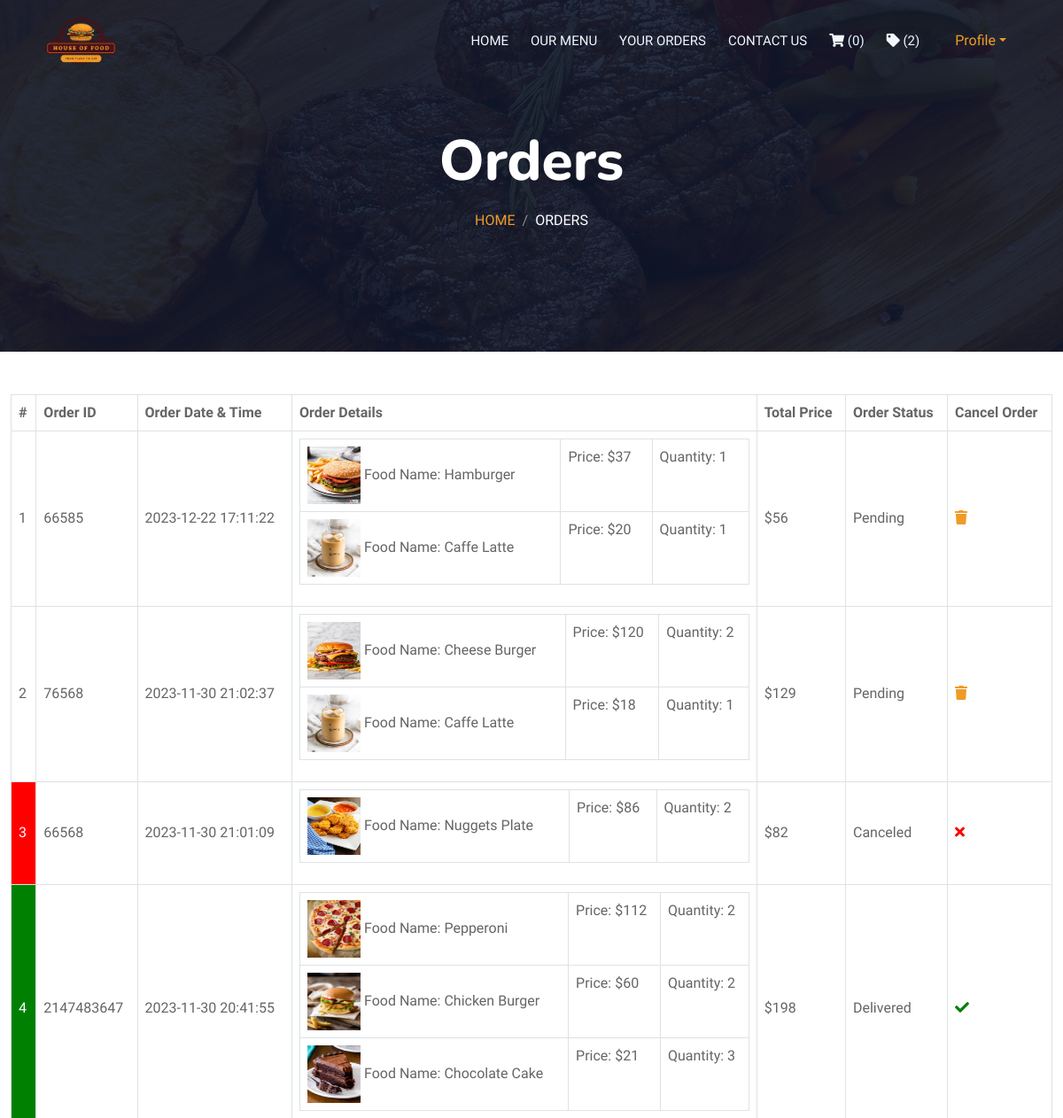
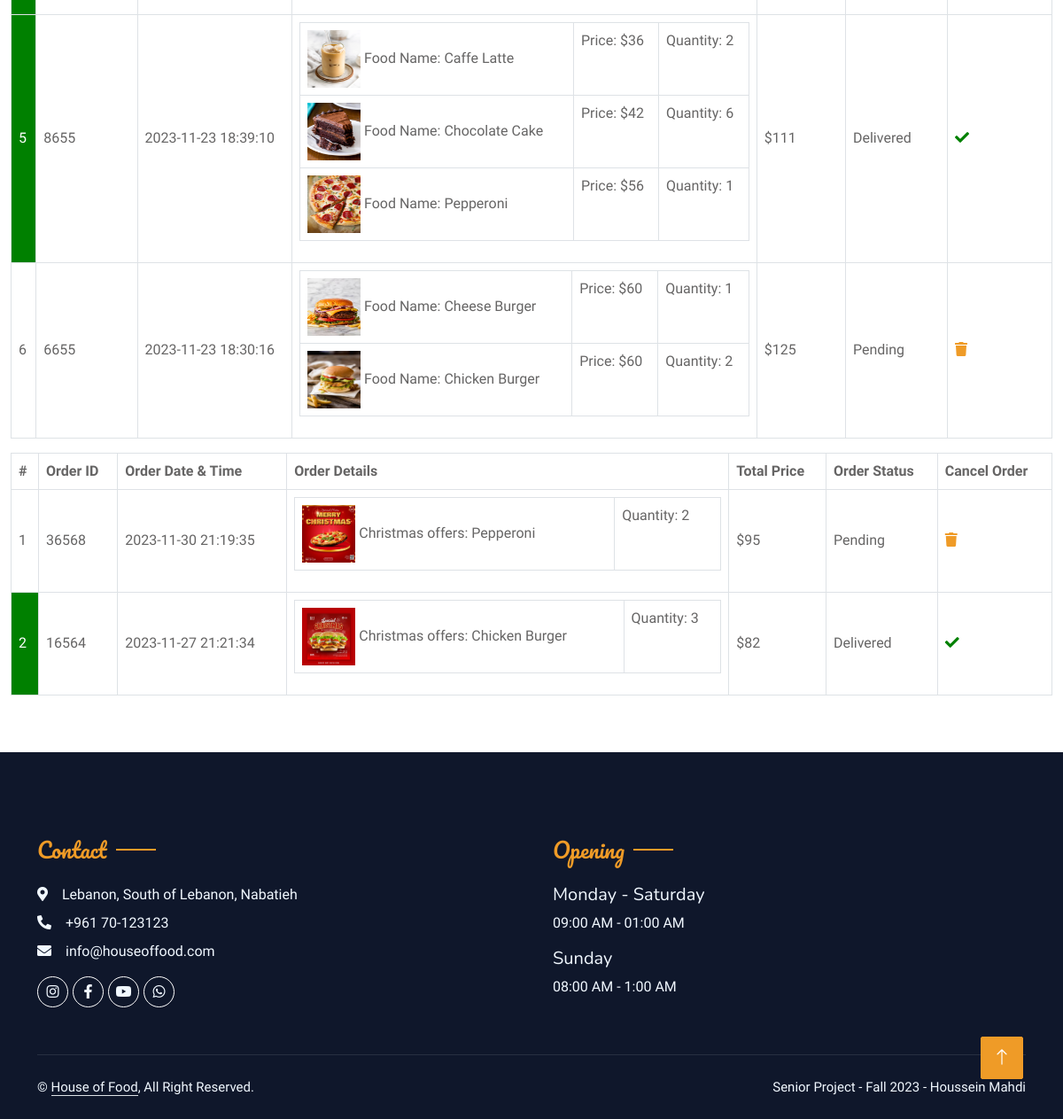
Screenshot of /user/orders.php (signed in) with the database file from the repository (2 pictures, top to bottom).
### tables this page shows
CREATE TABLE IF NOT EXISTS `orders` (
  `orderID` int(11) NOT NULL,
  `userID` int(11) NOT NULL,
  `foodID` varchar(2500) NOT NULL,
  `price` varchar(2500) NOT NULL,
  `qtty` varchar(2500) NOT NULL,
  `payment` varchar(100) NOT NULL,
  `cardNumber` int(11) NOT NULL,
  `cardExpiryDate` date NOT NULL,
  `city` varchar(100) NOT NULL,
  `street` varchar(1000) NOT NULL,
  `building` varchar(1000) NOT NULL,
  `discountedPrice` int(11) NOT NULL,
  `order_status` int(11) NOT NULL,
  `ordering_time` datetime NOT NULL DEFAULT CURRENT_TIMESTAMP,
  `numberOfItems` int(11) NOT NULL,
  PRIMARY KEY (`orderID`)
);

CREATE TABLE IF NOT EXISTS `menu` (
  `foodID` int(11) NOT NULL,
  `name` text NOT NULL,
  `category` varchar(100) NOT NULL,
  `price` int(11) NOT NULL,
  `picture` varchar(100) NOT NULL,
  PRIMARY KEY (`foodID`)
);

CREATE TABLE IF NOT EXISTS `order_deals` (
  `orderID` int(11) NOT NULL,
  `userID` int(11) NOT NULL,
  `dealID` int(11) NOT NULL,
  `city` varchar(100) NOT NULL,
  `street` varchar(100) NOT NULL,
  `building` varchar(100) NOT NULL,
  `payment` varchar(100) NOT NULL,
  `cardNumber` int(11) NOT NULL,
  `cardExpDate` date NOT NULL,
  `qtty` int(11) NOT NULL,
  `totalPrice` int(11) NOT NULL,
  `ordering_time` datetime NOT NULL DEFAULT CURRENT_TIMESTAMP,
  `status` int(11) NOT NULL,
  PRIMARY KEY (`orderID`)
);

CREATE TABLE IF NOT EXISTS `deals` (
  `dealID` int(11) NOT NULL AUTO_INCREMENT,
  `name` varchar(1000) NOT NULL,
  `foodID` int(11) NOT NULL,
  `discount` int(11) NOT NULL,
  `picture` varchar(1000) NOT NULL,
  `startDate` date NOT NULL,
  `endDate` date NOT NULL,
  `description` text NOT NULL,
  PRIMARY KEY (`dealID`)
);

### user/orders.php (the view)
<?php
include "header.php";
?>
            <div class="container-xxl py-5 bg-dark hero-header mb-5">
                <div class="container text-center my-5 pt-5 pb-4">
                    <h1 class="display-3 text-white mb-3 animated slideInDown">Orders</h1>
                    <nav aria-label="breadcrumb">
                        <ol class="breadcrumb justify-content-center text-uppercase">
                            <li class="breadcrumb-item"><a href="home.php">Home</a></li>
                            <li class="breadcrumb-item text-white active" aria-current="page">Orders</li>
                        </ol>
                    </nav>
                </div>
            </div>
        <div class="cart-page">
            <div class="container-fluid">
                <div class="row">
                    <div class="col-lg-12">
                        <div class="cart-page-inner">
                            <div class="table-responsive">
                                <table class="table table-bordered table-hover">
                                    <thead class="thead-dark">
                                        <tr>
                                            <th>#</th>
                                            <th>Order ID</th>
                                            <th>Order Date & Time</th>
                                            <th>Order Details</th>
                                            <th>Total Price</th>
                                            <th>Order Status</th>
                                            <th>Cancel Order</th>
                                        </tr>
                                    </thead>
                                    <tbody class="align-middle">
<?php
$result1 = mysqli_query($con,"SELECT * FROM orders Where userID='$uid' ORDER BY ordering_time DESC");
if(mysqli_num_rows($result1)>0){ $i=1;
        while($row1 = mysqli_fetch_array($result1)){
        $oid = $row1['orderID'];
        $nbr = $row1['numberOfItems'];
        $s = $row1['order_status'];
        if($s == 0) {$stts = "Pending";}
        else if($s == 1) {$stts = "Delivered";}
        else if($s == 2) {$stts = "Canceled";}
        ?>
                                            <tr>
                                            <?php if($s==0){?>
                                            <td><?php echo $i ?></td>
                                            <?php } else if($s==1) {?>
                                            <td style="background-color:green; color:#fff"><?php echo $i ?></td>
                                            <?php } else {?>
                                            <td style="background-color:red; color:#fff"><?php echo $i ?></td>
                                            <?php } ?>
                                            <td><?php echo $oid ?></td>
                                            <td><?php echo $row1['ordering_time'] ?></td>
                                            <td><table class="table table-bordered">
        <?php
        $fids = unserialize($row1["foodID"]);
        $prices = unserialize($row1["price"]);
        $qttys= unserialize($row1["qtty"]);
        for($j=0; $j<$nbr; $j++){
        $fid = $fids[$j];
        $price = $prices[$j];
        $qtty = $qttys[$j];
        $result2 = mysqli_query($con,"SELECT * FROM menu Where foodID='$fid'");
        $row2 = mysqli_fetch_array($result2);
        $name = $row2['name'];
        ?>
                                          <tr><td><img src="../foods-pics/<?php echo $row2['picture'] ?>" style="height:65px; width:60px; ">
                                            Food Name: <?php echo $name ?></td>
                                          <td>Price: $<?php echo $price ?> </td>
                                          <td>Quantity: <?php echo $qtty ?></td>
                                        </tr>
        <?php } ?>
                                        </table></td>
                                            <td>$<?php echo $row1['discountedPrice'] ?></td>
                                            <td><?php echo $stts ?></td>
        <?php if($s == 0){ ?>
                                            <td><a href="cancel-order.php?oid=<?php echo $row1['orderID'] ?>">
                                            <i class="fa fa-trash"></i></a></td>
        <?php } else if($s==2) { ?>
                                            <td style="color:red"><i class="fa fa-times"></i></td>
        <?php } else {?>
                                            <td style="color:green"><i class="fa fa-check"></i></td>
        <?php } ?>
                                        </tr>
<?php
 $i++;}
}
    else{
        echo "No orders";
    }?>
                                    </tbody>
                                </table>
                            </div>
                        </div>
                    </div>
                </div>
                <div class="row">
                    <div class="col-lg-12">
                        <div class="cart-page-inner">
                            <div class="table-responsive">
                                <table class="table table-bordered table-hover">
                                    <thead class="thead-dark">
                                        <tr>
                                            <th>#</th>
                                            <th>Order ID</th>
                                            <th>Order Date & Time</th>
                                            <th>Order Details</th>
                                            <th>Total Price</th>
                                            <th>Order Status</th>
                                            <th>Cancel Order</th>
                                        </tr>
                                    </thead>
                                    <tbody class="align-middle">
<?php
$result1 = mysqli_query($con,"SELECT * FROM order_deals Where userID='$uid' ORDER BY ordering_time DESC");
if(mysqli_num_rows($result1)>0){ $i=1;
        while($row1 = mysqli_fetch_array($result1)){
        $oid = $row1['orderID'];
        $did = $row1['dealID'];
        $qtty = $row1['qtty'];
        $s = $row1['status'];
        $price = $row1['totalPrice'];
        if($s == 0) {$stts = "Pending";}
        else if($s == 1) {$stts = "Delivered";}
        else if($s == 2) {$stts = "Canceled";}
        ?>
                                            <tr>
                                            <?php if($s==0){?>
                                            <td><?php echo $i ?></td>
                                            <?php } else if($s==1) {?>
                                            <td style="background-color:green; color:#fff"><?php echo $i ?></td>
                                            <?php } else {?>
                                            <td style="background-color:red; color:#fff"><?php echo $i ?></td>
                                            <?php } ?>
                                            <td><?php echo $oid ?></td>
                                            <td><?php echo $row1['ordering_time'] ?></td>
                                            <td><table class="table table-bordered">
        <?php
        $result2 = mysqli_query($con,"SELECT * FROM deals Where dealID='$did'");
        $row2 = mysqli_fetch_array($result2);
        $named = $row2['name'];
        $fid = $row2['foodID'];
        $result3 = mysqli_query($con,"SELECT * FROM menu Where foodID='$fid'");
        $row3 = mysqli_fetch_array($result3);
        $namef = $row3['name'];
        ?>
                                          <tr><td><img src="../deals-pics/<?php echo $row2['picture'] ?>" style="height:65px; width:60px; ">
                                            <?php echo $named ?>: <?php echo $namef ?></td>
                                          <td>Quantity: <?php echo $qtty ?></td>
                                        </tr>
                                        </table></td>
                                            <td>$<?php echo $price ?></td>
                                            <td><?php echo $stts ?></td>
        <?php if($s == 0){ ?>
                                            <td><a href="cancel-order.php?oid=<?php echo $row1['orderID'] ?>">
                                            <i class="fa fa-trash"></i></a></td>
        <?php } else if($s==2) { ?>
                                            <td style="color:red"><i class="fa fa-times"></i></td>
        <?php } else {?>
                                            <td style="color:green"><i class="fa fa-check"></i></td>
        <?php } ?>
                                        </tr>
<?php
 $i++;}}
    else{
        echo "No orders";
    }?>
                                    </tbody>
                                </table>
                            </div>
                        </div>
                    </div>
                </div>
            </div>
        </div>
<?php
include "footer.php";
?>

### css/s1.css (style rules this page uses)
:root { --primary: #FE9b27; --light: #F1F8FF; --dark: #0F172B; }
.hero-header { background: linear-gradient(rgba(15, 23, 43, .9), rgba(15, 23, 43, .9)), url(../img/bg-hero.jpg); background-position: center center; background-repeat: no-repeat; background-size: cover; }
.breadcrumb-item + .breadcrumb-item::before { color: rgba(255, 255, 255, .5); }

### rows the page displays
orders: orderID "66585", ordering_time "2023-12-22 17:11:22", price "37", qtty "1", price "20", discountedPrice "56", order_status "Pending"
menu: picture (picture), name "Hamburger"
menu: picture (picture), name "Caffe Latte"
orders: orderID "76568", ordering_time "2023-11-30 21:02:37", price "120", qtty "2", price "18", qtty "1", discountedPrice "129", order_status "Pending"
menu: picture (picture), name "Cheese Burger"
orders: orderID "66568", ordering_time "2023-11-30 21:01:09", price "86", qtty "2", discountedPrice "82", order_status "Canceled"
menu: picture (picture), name "Nuggets Plate"
orders: orderID "2147483647", ordering_time "2023-11-30 20:41:55", price "112", qtty "2", price "60", price "21", qtty "3", discountedPrice "198", order_status "Delivered"
menu: picture (picture), name "Pepperoni"
menu: picture (picture), name "Chicken Burger"
menu: picture (picture), name "Chocolate Cake"
orders: orderID "8655", ordering_time "2023-11-23 18:39:10", price "36", qtty "2", price "42", qtty "6", price "56", qtty "1", discountedPrice "111", order_status "Delivered"
orders: orderID "6655", ordering_time "2023-11-23 18:30:16", price "60", qtty "1", qtty "2", discountedPrice "125", order_status "Pending"
order_deals: orderID "36568", ordering_time "2023-11-30 21:19:35", dealID.picture (picture), dealID.name "Christmas offers", menu.name "Pepperoni", qtty "2", totalPrice "95", status "Pending"
order_deals: orderID "16564", ordering_time "2023-11-27 21:21:34", dealID.picture (picture), dealID.name "Christmas offers", menu.name "Chicken Burger", qtty "3", totalPrice "82", status "Delivered"

### other values shown
mysqli_num_rows($result1) "0"
mysqli_num_rows($result2) "2"
